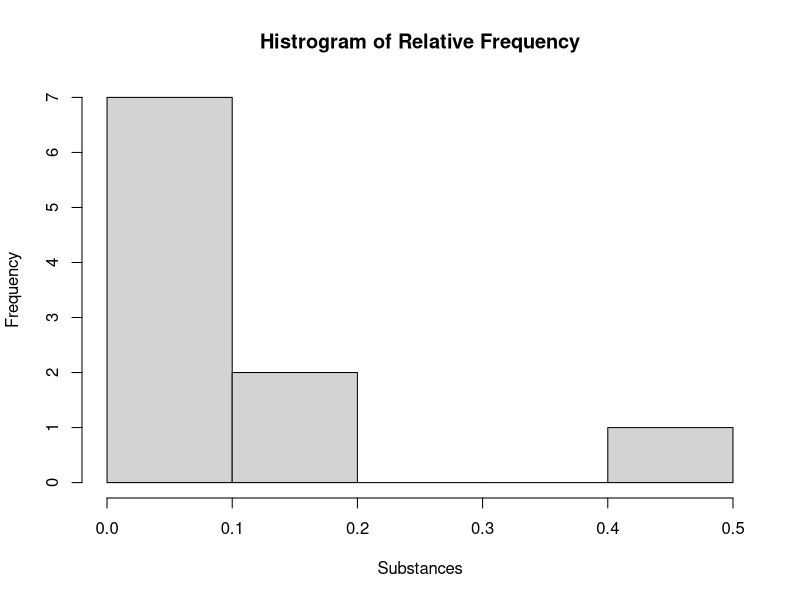
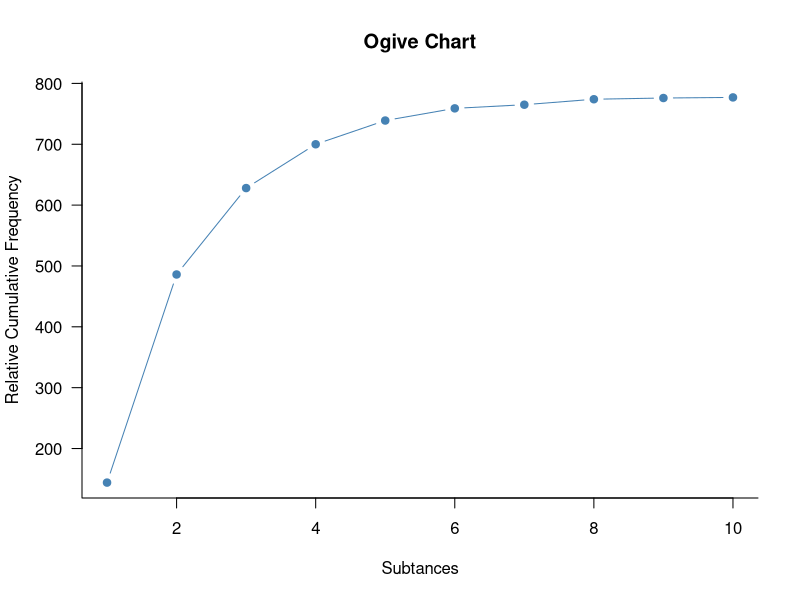

R code for these plots, in order:
# Problem 1
# i)Construct a table of the relative frequency and the cumulative frequency for this
#   distribution.

# x variable for Number of Substances Used
x<-0:9
# f variable for Frequency Distribution
f<-c(144,342,142,72,39,20,6,9,2,1)
# Relative Frequency has been calculated and assigned to a rf variable
rf=f/sum(f)
# Relative Cumulative Frequency has been calculated and assigned to a cum_f variable
cum_f=cumsum(f)
#Print Relative Frequency
print(rf)
#Print Cumulative Frequency
cum_f

hist(rf,xlab = "Substances", main='Histrogram of Relative Frequency')

plot(cum_f, xlab='Subtances', ylab='Relative Cumulative Frequency',
     main='Ogive Chart', col='steelblue', type='b', pch=19, las=1, bty='l')
